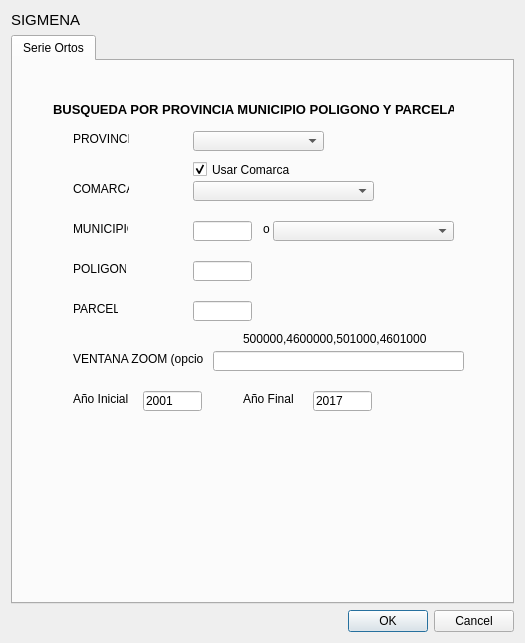
<?xml version="1.0" encoding="UTF-8"?>
<ui version="4.0">
 <class>InformesDialogBase</class>
 <widget class="QDialog" name="InformesDialogBase">
  <property name="geometry">
   <rect>
    <x>0</x>
    <y>0</y>
    <width>525</width>
    <height>643</height>
   </rect>
  </property>
  <property name="windowTitle">
   <string>INFORMES PDF</string>
  </property>
  <layout class="QGridLayout" name="gridLayout_2">
   <item row="2" column="1">
    <widget class="QDialogButtonBox" name="button_box">
     <property name="orientation">
      <enum>Qt::Horizontal</enum>
     </property>
     <property name="standardButtons">
      <set>QDialogButtonBox::Cancel|QDialogButtonBox::Ok</set>
     </property>
    </widget>
   </item>
   <item row="0" column="0">
    <widget class="QLabel" name="label_9">
     <property name="font">
      <font>
       <pointsize>11</pointsize>
      </font>
     </property>
     <property name="text">
      <string>SIGMENA</string>
     </property>
    </widget>
   </item>
   <item row="1" column="0" colspan="2">
    <widget class="QTabWidget" name="tab">
     <property name="toolTip">
      <string>&lt;html&gt;&lt;head/&gt;&lt;body&gt;&lt;p&gt;&lt;br/&gt;&lt;/p&gt;&lt;/body&gt;&lt;/html&gt;</string>
     </property>
     <property name="currentIndex">
      <number>0</number>
     </property>
     <widget class="QWidget" name="serieortofotos">
      <attribute name="title">
       <string>Serie Ortos</string>
      </attribute>
      <widget class="QLabel" name="label_5">
       <property name="geometry">
        <rect>
         <x>40</x>
         <y>40</y>
         <width>401</width>
         <height>16</height>
        </rect>
       </property>
       <property name="font">
        <font>
         <pointsize>10</pointsize>
         <weight>75</weight>
         <bold>true</bold>
        </font>
       </property>
       <property name="text">
        <string>BUSQUEDA POR PROVINCIA MUNICIPIO POLIGONO Y PARCELA</string>
       </property>
      </widget>
      <widget class="QComboBox" name="cbCOM_3">
       <property name="geometry">
        <rect>
         <x>180</x>
         <y>120</y>
         <width>181</width>
         <height>20</height>
        </rect>
       </property>
      </widget>
      <widget class="QComboBox" name="cbPRO_3">
       <property name="geometry">
        <rect>
         <x>180</x>
         <y>70</y>
         <width>131</width>
         <height>20</height>
        </rect>
       </property>
      </widget>
      <widget class="QLabel" name="label_23">
       <property name="geometry">
        <rect>
         <x>60</x>
         <y>70</y>
         <width>56</width>
         <height>16</height>
        </rect>
       </property>
       <property name="text">
        <string>PROVINCIA</string>
       </property>
      </widget>
      <widget class="QLabel" name="label_24">
       <property name="geometry">
        <rect>
         <x>60</x>
         <y>240</y>
         <width>45</width>
         <height>16</height>
        </rect>
       </property>
       <property name="text">
        <string>PARCELA</string>
       </property>
      </widget>
      <widget class="QLineEdit" name="MUN_3">
       <property name="geometry">
        <rect>
         <x>180</x>
         <y>160</y>
         <width>59</width>
         <height>20</height>
        </rect>
       </property>
       <property name="text">
        <string/>
       </property>
      </widget>
      <widget class="QComboBox" name="cbMUN_3">
       <property name="geometry">
        <rect>
         <x>260</x>
         <y>160</y>
         <width>181</width>
         <height>20</height>
        </rect>
       </property>
      </widget>
      <widget class="QLineEdit" name="PAR_3">
       <property name="geometry">
        <rect>
         <x>180</x>
         <y>240</y>
         <width>59</width>
         <height>20</height>
        </rect>
       </property>
       <property name="text">
        <string/>
       </property>
      </widget>
      <widget class="QCheckBox" name="mycheckbox3">
       <property name="geometry">
        <rect>
         <x>180</x>
         <y>100</y>
         <width>101</width>
         <height>17</height>
        </rect>
       </property>
       <property name="text">
        <string>Usar Comarca</string>
       </property>
       <property name="checked">
        <bool>true</bool>
       </property>
      </widget>
      <widget class="QLabel" name="label_25">
       <property name="geometry">
        <rect>
         <x>60</x>
         <y>160</y>
         <width>55</width>
         <height>16</height>
        </rect>
       </property>
       <property name="text">
        <string>MUNICIPIO</string>
       </property>
      </widget>
      <widget class="QLineEdit" name="POL_3">
       <property name="geometry">
        <rect>
         <x>180</x>
         <y>200</y>
         <width>59</width>
         <height>20</height>
        </rect>
       </property>
       <property name="text">
        <string/>
       </property>
      </widget>
      <widget class="QLabel" name="label_26">
       <property name="geometry">
        <rect>
         <x>60</x>
         <y>120</y>
         <width>56</width>
         <height>16</height>
        </rect>
       </property>
       <property name="text">
        <string>COMARCA</string>
       </property>
      </widget>
      <widget class="QLabel" name="label_27">
       <property name="geometry">
        <rect>
         <x>250</x>
         <y>160</y>
         <width>55</width>
         <height>16</height>
        </rect>
       </property>
       <property name="text">
        <string>o</string>
       </property>
      </widget>
      <widget class="QLabel" name="label_28">
       <property name="geometry">
        <rect>
         <x>60</x>
         <y>200</y>
         <width>53</width>
         <height>16</height>
        </rect>
       </property>
       <property name="text">
        <string>POLIGONO</string>
       </property>
      </widget>
      <widget class="QLineEdit" name="text_ano1">
       <property name="geometry">
        <rect>
         <x>130</x>
         <y>330</y>
         <width>59</width>
         <height>20</height>
        </rect>
       </property>
       <property name="text">
        <string>2001</string>
       </property>
      </widget>
      <widget class="QLineEdit" name="text_ano2">
       <property name="geometry">
        <rect>
         <x>300</x>
         <y>330</y>
         <width>59</width>
         <height>20</height>
        </rect>
       </property>
       <property name="text">
        <string>2017</string>
       </property>
      </widget>
      <widget class="QLabel" name="label_29">
       <property name="geometry">
        <rect>
         <x>60</x>
         <y>330</y>
         <width>61</width>
         <height>16</height>
        </rect>
       </property>
       <property name="text">
        <string>Año Inicial</string>
       </property>
      </widget>
      <widget class="QLabel" name="label_30">
       <property name="geometry">
        <rect>
         <x>230</x>
         <y>330</y>
         <width>61</width>
         <height>16</height>
        </rect>
       </property>
       <property name="text">
        <string>Año Final</string>
       </property>
      </widget>
      <widget class="QLineEdit" name="text_ventana">
       <property name="geometry">
        <rect>
         <x>200</x>
         <y>290</y>
         <width>251</width>
         <height>20</height>
        </rect>
       </property>
       <property name="text">
        <string/>
       </property>
      </widget>
      <widget class="QLabel" name="label_32">
       <property name="geometry">
        <rect>
         <x>60</x>
         <y>290</y>
         <width>131</width>
         <height>16</height>
        </rect>
       </property>
       <property name="text">
        <string>VENTANA ZOOM (opcional)</string>
       </property>
      </widget>
      <widget class="QLabel" name="label_33">
       <property name="geometry">
        <rect>
         <x>230</x>
         <y>270</y>
         <width>191</width>
         <height>16</height>
        </rect>
       </property>
       <property name="text">
        <string>500000,4600000,501000,4601000</string>
       </property>
      </widget>
     </widget>
    </widget>
   </item>
  </layout>
 </widget>
 <resources/>
 <connections>
  <connection>
   <sender>button_box</sender>
   <signal>accepted()</signal>
   <receiver>InformesDialogBase</receiver>
   <slot>accept()</slot>
   <hints>
    <hint type="sourcelabel">
     <x>20</x>
     <y>20</y>
    </hint>
    <hint type="destinationlabel">
     <x>20</x>
     <y>20</y>
    </hint>
   </hints>
  </connection>
  <connection>
   <sender>button_box</sender>
   <signal>rejected()</signal>
   <receiver>InformesDialogBase</receiver>
   <slot>reject()</slot>
   <hints>
    <hint type="sourcelabel">
     <x>20</x>
     <y>20</y>
    </hint>
    <hint type="destinationlabel">
     <x>20</x>
     <y>20</y>
    </hint>
   </hints>
  </connection>
 </connections>
</ui>
